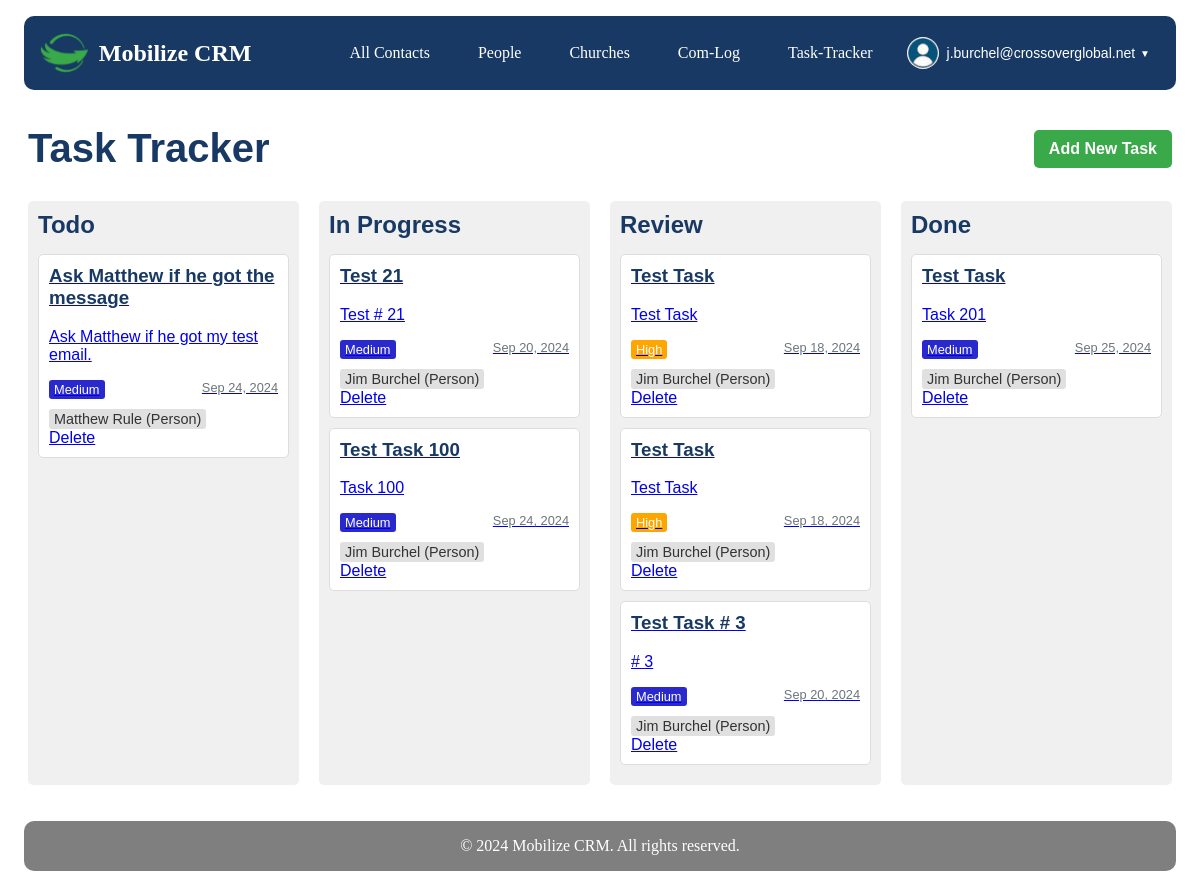
/task-tracker/ (signed in), run on the app's committed database.
### userprofile/models.py (models this page shows, shortened)
class CustomUser(AbstractUser):
    profile_image = models.ImageField(upload_to='profile_images/', null=True, blank=True)
    profile_thumbnail = models.ImageField(upload_to='profile_thumbnails/', null=True, blank=True)
    email_signature = models.TextField(blank=True, null=True)
    google_refresh_token = models.CharField(max_length=255, blank=True, null=True)
    groups = models.ManyToManyField(
        'auth.Group',
        verbose_name='groups',
        blank=True,
        help_text='The groups this user belongs to. A user will get all permissions granted to each of their groups.',
        related_name='customuser_set',
        related_query_name='customuser',
    )
    user_permissions = models.ManyToManyField(
        'auth.Permission',
        verbose_name='user permissions',
        blank=True,
        help_text='Specific permissions for this user.',
        related_name='customuser_set',
        related_query_name='customuser',
    )

### task_tracker/models.py (models this page shows, shortened)
class Task(models.Model):
    STATUS_CHOICES = [
        ('todo', 'To Do'),
        ('in progress', 'In Progress'),
        ('review', 'Review'),
        ('done', 'Done'),
    ]
    PRIORITY_CHOICES = [
        ('low', 'Low'),
        ('medium', 'Medium'),
        ('high', 'High'),
        ('urgent', 'Urgent'),
    ]
    REMINDER_CHOICES = [
        ('15_min', '15 minutes before'),
        ('30_min', '30 minutes before'),
        ('1_hour', '1 hour before'),
        ('2_hours', '2 hours before'),
        ('1_day', '1 day before'),
        ('1_week', '1 week before'),
        ('custom', 'Custom'),
    ]
    title = models.CharField(max_length=200)
    description = models.TextField(blank=True)
    status = models.CharField(max_length=20, choices=STATUS_CHOICES, default='todo')
    priority = models.CharField(max_length=20, choices=PRIORITY_CHOICES, default='medium')
    assigned_to = models.ForeignKey(User, on_delete=models.SET_NULL, null=True, blank=True, related_name='assigned_tasks')
    created_by = models.ForeignKey(User, on_delete=models.CASCADE, related_name='created_tasks')
    created_at = models.DateTimeField(auto_now_add=True)
    updated_at = models.DateTimeField(auto_now=True)
    due_date = models.DateTimeField(default=timezone.now, null=True, blank=True)
    contact = models.ForeignKey(Contact, on_delete=models.SET_NULL, null=True, blank=True, related_name='tasks')
    google_calendar_event_id = models.CharField(max_length=255, blank=True, null=True)
    reminder = models.CharField(max_length=20, choices=REMINDER_CHOICES, default='30_min')
    custom_reminder = models.IntegerField(null=True, blank=True, help_text="Custom reminder time in minutes")
    class Meta:
        ordering = ['-created_at']

### contacts/models.py (models this page shows, shortened)
class Contact(models.Model):
    STATE = (
        ('al', 'AL'), ('ak', 'AK'), ('az', 'AZ'), ('ar', 'AR'), ('ca', 'CA'),('co', 'CO'),('ct', 'CT'),('de', 'DE'), ('fl', 'FL'), ('ga', 'GA'),
        ('hi', 'HI'), ('id', 'ID'), ('il', 'IL'), ('in', 'IN'), ('ia', 'IA'), ('ks', 'KS'), ('ky', 'KY'), ('la', 'LA'), ('me', 'ME'),
        ('md', 'MD'), ('ma', 'MA'), ('mi', 'MI'), ('mn', 'MN'), ('ms', 'MS'), ('mo', 'MO'), ('mt', 'MT'), ('ne', 'NE'), ('nv', 'NV'),
        ('nh', 'NH'), ('nj', 'NJ'), ('nm', 'NM'), ('ny', 'NY'), ('nc', 'NC'), ('nd', 'ND'), ('oh', 'OH'), ('ok', 'OK'), ('or', 'OR'),
        ('pa', 'PA'), ('ri', 'RI'), ('sc', 'SC'), ('sd', 'SD'), ('tn', 'TN'), ('tx', 'TX'), ('ut', 'UT'), ('vt', 'VT'), ('va', 'VA'),
        ('wa', 'WA'), ('wv', 'WV'), ('wi', 'WI'), ('wy', 'WY'),('dc', 'DC')
    )
    PREFERRED_CONTACT_METHODS = (
        ('email', 'Email'),('phone', 'Phone'),('text', 'Text'),('Facebook Messanger',
        'Facebook Messanger'),('whatsapp', 'Whatsapp'),('groupme', 'Groupme'),('signal', 'Signal'),('other', 'Other')
    )
    church_name = models.CharField(max_length=100, null=True, blank=True)
    first_name = models.CharField(max_length=100)
    last_name = models.CharField(max_length=100)
    image = models.ImageField(upload_to=get_image_path, null=True, blank=True)
    preferred_contact_method = models.CharField(max_length=100, choices=PREFERRED_CONTACT_METHODS)
    phone = models.CharField(max_length=50)
    email = models.EmailField()
    street_address = models.CharField(max_length=200, null=True, blank=True)
    city = models.CharField(max_length=100, null=True, blank=True)
    state = models.CharField(max_length=2, choices=STATE, null=True, blank=True)
    zip_code = models.CharField(max_length=10, null=True, blank=True)
    initial_notes = models.TextField(null=True, blank=True)
    date_created = models.DateField(auto_now_add=True,null=True, blank=True)
    date_modified = models.DateField(auto_now=True,null=True, blank=True)
    com_log = GenericRelation(ComLog)

### task_tracker/views.py (the view)
# urls.py: path('', views.TaskListView.as_view(), name='task_list'),
@method_decorator(login_required, name='dispatch')
class TaskListView(ListView):
    model = Task
    template_name = 'task_tracker/task_list.html'
    context_object_name = 'tasks'
    def get_context_data(self, **kwargs):
        context = super().get_context_data(**kwargs)
        context['task_statuses'] = {
            'todo': Task.objects.filter(status='todo').order_by('due_date'),
            'in progress': Task.objects.filter(status='in progress').order_by('due_date'),
            'review': Task.objects.filter(status='review').order_by('due_date'),
            'done': Task.objects.filter(status='done').order_by('due_date')
        }
        return context

### task_tracker/templates/task_tracker/task_list.html (shortened to what this page needs)
{% extends 'core/base.html' %}
{% load static %}
{% block extra_css %}
<link rel="stylesheet" href="{% static 'css/task_list.css' %}">
{% endblock %}
{% block content %}
<div class="container task-tracker-container">
    <div class="task-header">
        <h1 id="task-tracker" class="task-title">Task Tracker</h1>
        <a href="{% url 'task_tracker:task_create' %}" class="btn btn-primary">Add New Task</a>
    </div>
    <div class="task-board">
        {% for status, tasks in task_statuses.items %}
        <div class="task-column">
            <h2>{{ status|title }}</h2>
            <div id="{{ status }}" class="task-list">
                {% for task in tasks %}
                <div class="task-card" draggable="true" data-task-id="{{ task.id }}">
                    <a href="{% url 'task_tracker:task_update' task.id %}">
                        <h3>{{ task.title }}</h3>
                        <p>{{ task.description|truncatewords:20 }}</p>
                        <div class="task-meta">
                            <span class="priority {{ task.priority }}">{{ task.get_priority_display }}</span>
                            <span class="due-date">{{ task.due_date|date:"M d, Y" }}</span>
                        </div>
                        {% if task.contact %}
                        <div class="task-contact">
                            {% if task.contact.church %}
                            <a href="{% url 'contacts:church_detail' task.contact.church.id %}" class="contact-link">
                                {{ task.contact.church.church_name }} (Church)
                            </a>
                            {% elif task.contact.people %}
                            <a href="{% url 'contacts:person_detail' task.contact.people.id %}" class="contact-link">
                                {{ task.contact.people.first_name }} {{ task.contact.people.last_name }} (Person)
                            </a>
                            {% else %}
                            <span class="contact-link">{{ task.contact }} (Unknown type)</span>
                            {% endif %}
                        </div>
                        {% endif %}
                    </a>
                    <a href="{% url 'task_tracker:task_delete' task.id %}" class="task-delete-link">Delete</a>
                </div>
                {% empty %}
                <p class="no-tasks-message">No tasks in this status.</p>
                {% endfor %}
            </div>
        </div>
        {% endfor %}
    </div>
</div>
{% endblock %}

### core/templates/core/partials/nav.html (shortened to what this page needs)
{% load static %}
<nav class="navbar">
    <div class="navbar-brand">
        <img src="{% static 'images/cg_logo.png' %}" alt="Logo" class="navbar-logo">
        <a href="/" class="navbar-title">Mobilize CRM</a>
    </div>
    <div id="navbar-menu" class="navbar-menu">
        <a href="{% url 'contacts:contact_list' %}" class="navbar-item {% if request.resolver_match.url_name == 'all_contacts' %}active{% endif %}">All Contacts</a>
        <a href="{% url 'contacts:people_list' %}" class="navbar-item {% if request.resolver_match.url_name == 'people_list' %}active{% endif %}">People</a>
        <a href="{% url 'contacts:church_list' %}" class="navbar-item {% if request.resolver_match.url_name == 'church_list' %}active{% endif %}">Churches</a>
        <a href="{% url 'com_log:list' %}" class="navbar-item {% if request.resolver_match.url_name == 'com_log' %}active{% endif %}">Com-Log</a>
        <a href="{% url 'task_tracker:task_list' %}" class="navbar-item {% if request.resolver_match.url_name == 'task_tracker' %}active{% endif %}">Task-Tracker</a>
        {% if user.is_authenticated %}
        <div class="user-menu">
            <button id="user-menu-toggle" class="user-menu-button">
                {% if user.has_profile_thumbnail %}
                    <img src="{{ user.profile_thumbnail.url }}" alt="{{ user.username }}" class="user-avatar">
                {% elif user.has_profile_image %}
                    <img src="{{ user.profile_image.url }}" alt="{{ user.username }}" class="user-avatar">
                {% else %}
                    <img src="{% static 'images/default_thumbnail.png' %}" alt="{{ user.username }}" class="user-avatar">
                {% endif %}
                <span class="user-menu-text">{{ user.username }}</span>
                <span class="dropdown-arrow">▼</span>
            </button>
        </div>
        {% else %}
        <a href="{% url 'userprofile:login' %}" class="navbar-item {% if request.resolver_match.url_name == 'login' %}active{% endif %}">Login</a>
        {% endif %}
    </div>
</nav>

### static/css/task_list.css (style rules this page uses)
:root { --primary-blue: #183963; --primary-green: #39A949; --primary-gray: #7F7F7F; --primary-white: #FFFFFF; }
.task-tracker-container { max-width: 1200px; margin: 0 auto; padding: 20px; font-family: Arial, sans-serif; }
.task-header { display: flex; justify-content: space-between; align-items: center; margin-bottom: 30px; }
.task-title { color: var(--primary-blue); margin: 0; font-size: 2.5em; }
.btn-primary { background-color: var(--primary-green); color: var(--primary-white); padding: 10px 15px; border: none; border-radius: 5px; text-decoration: none; font-weight: bold; transition: background-color 0.3s; }
.task-board { display: flex; gap: 20px; overflow-x: auto; }
.task-column { flex: 1; min-width: 250px; background-color: #f0f0f0; border-radius: 5px; padding: 10px; }
.task-column h2 { color: var(--primary-blue); margin-top: 0; margin-bottom: 15px; }
.task-list { min-height: 200px; }
.task-card { background-color: white; border: 1px solid #ddd; border-radius: 5px; padding: 10px; margin-bottom: 10px; cursor: move; }
.task-card h3 { margin-top: 0; color: var(--primary-blue); }
.task-card .task-contact { margin-top: 10px; font-size: 0.9em; }
.task-card .contact-link { display: inline-block; padding: 2px 5px; background-color: #e0e0e0; border-radius: 3px; color: #333; text-decoration: none; transition: background-color 0.3s ease; }
.task-meta { display: flex; justify-content: space-between; margin-top: 10px; font-size: 0.8em; }
.priority { padding: 2px 5px; border-radius: 3px; color: white; }
.priority.medium { background-color: rgb(41, 41, 206); }
.priority.high { background-color: orange; }
.due-date { color: #6c757d; }

### static/css/main.css (style rules this page uses)
:root { --primary-blue: #183963; --primary-green: #39A949; --primary-gray: #7F7F7F; --primary-white: #FFFFFF; --border-radius: 10px; }
.navbar { display: flex; justify-content: space-between; align-items: center; background-color: var(--primary-blue); padding: 1rem; margin: 1rem; border-radius: 10px; flex-wrap: wrap; }
.navbar-brand { display: flex; align-items: center; }
.navbar-logo { height: 40px; margin-right: 10px; }
.navbar-title { color: var(--primary-white); text-decoration: none; font-size: 1.5rem; font-weight: bold; }
.navbar-menu { display: flex; align-items: center; }
.navbar-item { color: var(--primary-white); text-decoration: none; padding: 0.5rem 1rem; margin: 0 0.5rem; transition: background-color 0.3s; border-radius: 5px; }
.user-menu { position: relative; display: flex; align-items: center; }
.user-menu-button { display: flex; align-items: center; background: none; border: none; cursor: pointer; padding: 5px 10px; border-radius: 15px; transition: background-color 0.3s ease; color: var(--primary-white); }
.user-avatar { width: 32px; height: 32px; border-radius: 50%; object-fit: cover; margin-right: 8px; }
.user-menu-text { font-size: 14px; margin-right: 5px; }
.dropdown-arrow { font-size: 10px; }

### data on the page
CustomUser: username "j.burchel@crossoverglobal.net"
Task: title "Ask Matthew if he got the message", description "Ask Matthew if he got my test email.", priority "Medium", due_date "Sep 24, 2024", contact.people.first_name "Matthew", contact.people.last_name "Rule"
Task: title "Test 21", description "Test # 21", priority "Medium", due_date "Sep 20, 2024", contact.people.first_name "Jim", contact.people.last_name "Burchel"
Task: title "Test Task 100", description "Task 100", priority "Medium", due_date "Sep 24, 2024", contact.people.first_name "Jim", contact.people.last_name "Burchel"
Task: title "Test Task", description "Test Task", priority "High", due_date "Sep 18, 2024", contact.people.first_name "Jim", contact.people.last_name "Burchel"
Task: title "Test Task", description "Test Task", priority "High", due_date "Sep 18, 2024", contact.people.first_name "Jim", contact.people.last_name "Burchel"
Task: title "Test Task # 3", description "# 3", priority "Medium", due_date "Sep 20, 2024", contact.people.first_name "Jim", contact.people.last_name "Burchel"
Task: title "Test Task", description "Task 201", priority "Medium", due_date "Sep 25, 2024", contact.people.first_name "Jim", contact.people.last_name "Burchel"

### other printed values
{{ status|title }} "Todo" "In Progress" "Review" "Done"
